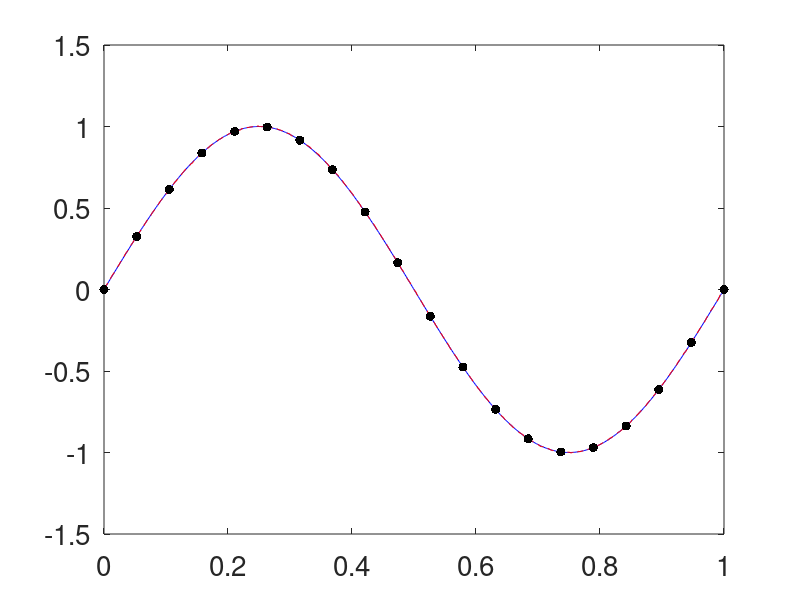

MATLAB code to generate this figure:
%Cones and Kernel Approximation for Guarantees
%% Preliminaries
clear all
close all
format compact
set(0,'defaultaxesfontsize',20,'defaulttextfontsize',20)
testfun=@(x) sin(2*pi*x);
tau=8*pi;
epsilon = 1e-2;

%% Kernel
a=.5;
kernel=@(x,t) exp(-(a.^2)*(bsxfun(@minus,x,t')).^2);

%% Data and spline approximation
n=20;
xnode=linspace(0,1,n)';
Kmat=kernel(xnode,xnode);
condK=cond(Kmat)
y=testfun(xnode);
c=Kmat\y;
splinef=@(x) kernel(x,xnode)*c;

%% Plot of test function and spline
nplot=500;
xplot=linspace(0,1,nplot)';
plot(xplot,testfun(xplot),'b-',...
    xplot,splinef(xplot),'r--',...
    xnode,y,'k.','markersize',20,...
    'linewidth',3)
ntest=1000;
xtest=linspace(0,1,ntest)';

%% Root mean square error
error=sqrt(mean((testfun(xtest)-splinef(xtest)).^2))

normHsplinef=sqrt(c'*y)
xpxt=bsxfun(@plus,xnode,xnode');
xmxt=bsxfun(@minus,xnode,xnode');
Ktildemat=(sqrt(pi/2)/(2*a)) ...
    *exp(-((a^2)/2)*(xmxt.^2)) ...
    .*(-erf((a/sqrt(2))*(xpxt-2)) + erf((a/sqrt(2))*xpxt));
condKtilde=cond(Ktildemat)
Herrbd=sqrt(1-trace(Ktildemat/Kmat))
guesserrest=Herrbd*normHsplinef

%% Algorithm 1 Stage 1
xtxt=bsxfun(@times,xnode,xnode');
xpxtsq=bsxfun(@plus,xnode.^2,xnode'.^2);
Htildemat=1/4*a*(exp(-a^2*(2+xpxtsq+xtxt-2*xpxt)) ...
    .*(2*a*exp(a^2*xtxt).*(-2+xpxt)+exp(1/2*a^2*(bsxfun(@plus,xnode.^2-4*xnode,(xnode'-2).^2)+4*xtxt)) ...
    *sqrt(2*pi).*(-1+a^2*xmxt.^2)*erf(a*(-2+xpxt)/sqrt(2))) ...
    -exp(-a^2*(xpxtsq+xtxt)).*(2*a*exp(a^2*xtxt).*xpxt+exp(1/2*a^2*(xpxtsq+4*xtxt)) ...
    *sqrt(2*pi)*(-1+a^2*xmxt.^2).*erf(a*xpxt/sqrt(2))));
condHtilde=cond(Htildemat)
normDsplinef=sqrt(c'*Htildemat*c)
htilde=sqrt(2*a^2-trace(Htildemat/Kmat))